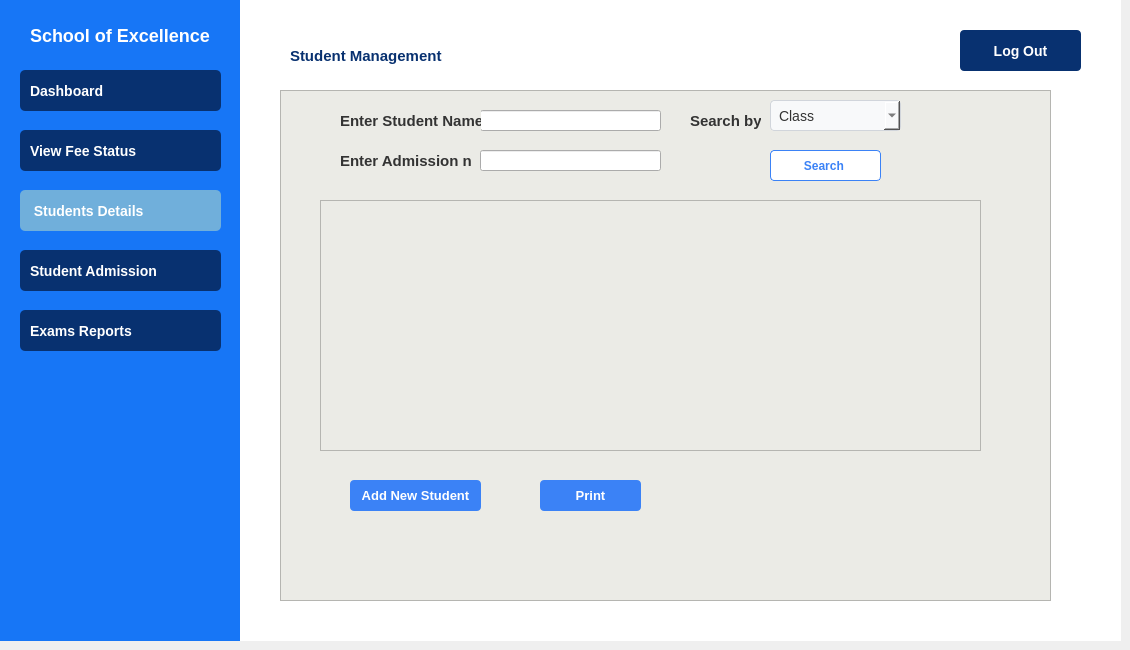
    <widget class="QWidget" name="AdminStdDetailspg">
     <widget class="QGroupBox" name="groupBox_5">
      <property name="geometry">
       <rect>
        <x>0</x>
        <y>0</y>
        <width>241</width>
        <height>641</height>
       </rect>
      </property>
      <property name="styleSheet">
       <string notr="true">
QGroupBox {
    background-color: rgb(23, 118, 246); 
    color: white;
    border: none;
    font-size: 16px;
    font-weight: bold;
}</string>
      </property>
      <property name="title">
       <string/>
      </property>
      <widget class="QPushButton" name="pushButton_18">
       <property name="geometry">
        <rect>
         <x>20</x>
         <y>250</y>
         <width>201</width>
         <height>41</height>
        </rect>
       </property>
       <property name="styleSheet">
        <string notr="true">QPushButton {
    background-color: rgb(8, 49, 112);
    color: white;
    border-radius: 5px;
    padding: 10px;
    font-size: 14px;
    font-weight: bold;
    text-align: left;
    padding-left: 10px;
}
QPushButton:hover 
{ 
background-color: rgb(17, 80, 180);
}</string>
       </property>
       <property name="text">
        <string>Student Admission</string>
       </property>
       <property name="icon">
        <iconset>
         <normalon>:/icons /icons/student-card.png</normalon>
        </iconset>
       </property>
       <property name="iconSize">
        <size>
         <width>28</width>
         <height>28</height>
        </size>
       </property>
      </widget>
      <widget class="QPushButton" name="pushButton_19">
       <property name="geometry">
        <rect>
         <x>20</x>
         <y>190</y>
         <width>201</width>
         <height>41</height>
        </rect>
       </property>
       <property name="styleSheet">
        <string notr="true">
QPushButton {
    background-color: rgb(112, 175, 219);
    color: white;
    border-radius: 5px;
    padding: 10px;
    font-size: 14px;
    font-weight: bold;
    text-align: left;
    padding-left: 10px;
}</string>
       </property>
       <property name="text">
        <string> Students Details</string>
       </property>
       <property name="icon">
        <iconset>
         <normalon>:/icons /icons/student.png</normalon>
        </iconset>
       </property>
       <property name="iconSize">
        <size>
         <width>20</width>
         <height>20</height>
        </size>
       </property>
      </widget>
      <widget class="QPushButton" name="pushButton_20">
       <property name="geometry">
        <rect>
         <x>20</x>
         <y>130</y>
         <width>201</width>
         <height>41</height>
        </rect>
       </property>
       <property name="styleSheet">
        <string notr="true">QPushButton {
    background-color: rgb(8, 49, 112);
    color: white;
    border-radius: 5px;
    padding: 10px;
    font-size: 14px;
    font-weight: bold;
    text-align: left;
    padding-left: 10px;
}
QPushButton:hover 
{ 
background-color: rgb(17, 80, 180);
}

</string>
       </property>
       <property name="text">
        <string>View Fee Status</string>
       </property>
       <property name="icon">
        <iconset>
         <normalon>:/icons /icons/receipt.png</normalon>
        </iconset>
       </property>
       <property name="iconSize">
        <size>
         <width>20</width>
         <height>20</height>
        </size>
       </property>
      </widget>
      <widget class="QPushButton" name="pushButton_21">
       <property name="geometry">
        <rect>
         <x>20</x>
         <y>70</y>
         <width>201</width>
         <height>41</height>
        </rect>
       </property>
       <property name="styleSheet">
        <string notr="true">QPushButton {
    background-color: rgb(8, 49, 112);
    color: white;
    border-radius: 5px;
    padding: 10px;
    font-size: 14px;
    font-weight: bold;
    text-align: left;
    padding-left: 10px;
}
QPushButton:hover 
{ 
background-color: rgb(17, 80, 180);
}
</string>
       </property>
       <property name="text">
        <string>Dashboard</string>
       </property>
       <property name="icon">
        <iconset>
         <normalon>:/icons /icons/dashboard.png</normalon>
        </iconset>
       </property>
       <property name="iconSize">
        <size>
         <width>20</width>
         <height>20</height>
        </size>
       </property>
      </widget>
      <widget class="QLabel" name="label_5">
       <property name="geometry">
        <rect>
         <x>30</x>
         <y>20</y>
         <width>181</width>
         <height>31</height>
        </rect>
       </property>
       <property name="styleSheet">
        <string notr="true">QLabel
{
color: white;
font-size: 18px;
font-weight: bold;
text-align: center;
qproperty-alignment: AlignCenter;
}</string>
       </property>
       <property name="text">
        <string>School of Excellence </string>
       </property>
      </widget>
      <widget class="QPushButton" name="pushButton_23">
       <property name="geometry">
        <rect>
         <x>20</x>
         <y>310</y>
         <width>201</width>
         <height>41</height>
        </rect>
       </property>
       <property name="styleSheet">
        <string notr="true">QPushButton {
    background-color: rgb(8, 49, 112);
    color: white;
    border-radius: 5px;
    padding: 10px;
    font-size: 14px;
    font-weight: bold;
    text-align: left;
    padding-left: 10px;
}
QPushButton:hover 
{ 
background-color: rgb(17, 80, 180);
}</string>
       </property>
       <property name="text">
        <string>Exams Reports</string>
       </property>
       <property name="icon">
        <iconset>
         <normalon>:/icons /icons/exam.png</normalon>
        </iconset>
       </property>
       <property name="iconSize">
        <size>
         <width>20</width>
         <height>20</height>
        </size>
       </property>
      </widget>
     </widget>
     <widget class="QGroupBox" name="groupBox_6">
      <property name="geometry">
       <rect>
        <x>240</x>
        <y>0</y>
        <width>881</width>
        <height>641</height>
       </rect>
      </property>
      <property name="styleSheet">
       <string notr="true">QGroupBox
{
background: white;
border: none;
}</string>
      </property>
      <property name="title">
       <string/>
      </property>
      <widget class="QPushButton" name="pushButton_24">
       <property name="geometry">
        <rect>
         <x>720</x>
         <y>30</y>
         <width>121</width>
         <height>41</height>
        </rect>
       </property>
       <property name="styleSheet">
        <string notr="true">QPushButton {
    background-color: rgb(8, 49, 112);
    color: white;
    border-radius: 4px;
    padding: 10px;
    font-size: 14px;
    font-weight: bold;
    text-align: center;
    padding-left: 10px;
}

QPushButton:hover 
{ 
background-color: rgb(17, 80, 180);
}</string>
       </property>
       <property name="text">
        <string>Log Out</string>
       </property>
       <property name="iconSize">
        <size>
         <width>12</width>
         <height>12</height>
        </size>
       </property>
      </widget>
      <widget class="QLabel" name="label_105">
       <property name="geometry">
        <rect>
         <x>50</x>
         <y>40</y>
         <width>181</width>
         <height>31</height>
        </rect>
       </property>
       <property name="styleSheet">
        <string notr="true">QLabel
{
color: rgb(8, 49, 112);
font-size: 15px;
font-weight: bold;
text-align: center;
qproperty-alignment: AlignCenter;
}</string>
       </property>
       <property name="text">
        <string>Student Management </string>
       </property>
      </widget>
      <widget class="QFrame" name="frame_14">
       <property name="geometry">
        <rect>
         <x>40</x>
         <y>90</y>
         <width>771</width>
         <height>511</height>
        </rect>
       </property>
       <property name="styleSheet">
        <string notr="true">QFrame 
{
background-color: rgb(235, 235, 230);

}</string>
       </property>
       <property name="frameShape">
        <enum>QFrame::Shape::StyledPanel</enum>
       </property>
       <property name="frameShadow">
        <enum>QFrame::Shadow::Raised</enum>
       </property>
       <widget class="QLineEdit" name="lineEdit_18">
        <property name="geometry">
         <rect>
          <x>200</x>
          <y>20</y>
          <width>181</width>
          <height>21</height>
         </rect>
        </property>
       </widget>
       <widget class="QLabel" name="label_106">
        <property name="geometry">
         <rect>
          <x>60</x>
          <y>20</y>
          <width>141</width>
          <height>21</height>
         </rect>
        </property>
        <property name="styleSheet">
         <string notr="true">QLabel {
    color: #333333;
    font-family: 'Segoe UI', Arial, sans-serif;
    font-size: 15px;
    font-weight: 500;
}</string>
        </property>
        <property name="text">
         <string>Enter Student Name:</string>
        </property>
       </widget>
       <widget class="QPushButton" name="pushButton_165">
        <property name="geometry">
         <rect>
          <x>490</x>
          <y>60</y>
          <width>111</width>
          <height>31</height>
         </rect>
        </property>
        <property name="styleSheet">
         <string notr="true">QPushButton {
    background-color: #ffffff;
    color: #3b82f6;
    border: 1px solid #3b82f6;
    border-radius: 4px;
    padding: 6px 12px;
    font-weight: bold;
    min-width: 80px;
font-size: 12px;
}

QPushButton:hover {
    background-color: #A9D6F5;  /* Light Sky Blue on Hover */
    color: #000000;             /* Optional: Black text for contrast */
}</string>
        </property>
        <property name="text">
         <string>Search </string>
        </property>
       </widget>
       <widget class="QTableView" name="tableView_12">
        <property name="geometry">
         <rect>
          <x>40</x>
          <y>110</y>
          <width>661</width>
          <height>251</height>
         </rect>
        </property>
       </widget>
       <widget class="QPushButton" name="pushButton_166">
        <property name="geometry">
         <rect>
          <x>70</x>
          <y>390</y>
          <width>131</width>
          <height>31</height>
         </rect>
        </property>
        <property name="styleSheet">
         <string notr="true">QPushButton {
    background-color: #3b82f6;
    color: white;
    border: none;
    border-radius: 4px;
    font-weight: bold;
 font-size: 13px;
padding: 6px 12px;
}
QPushButton:hover 
{ 
background-color: rgb(17, 80, 180);
}</string>
        </property>
        <property name="text">
         <string>Add New Student</string>
        </property>
       </widget>
       <widget class="QPushButton" name="pushButton_167">
        <property name="geometry">
         <rect>
          <x>260</x>
          <y>390</y>
          <width>101</width>
          <height>31</height>
         </rect>
        </property>
        <property name="styleSheet">
         <string notr="true">QPushButton {
    background-color: #3b82f6;
    color: white;
    border: none;
    border-radius: 4px;
    font-weight: bold;
 font-size: 13px;
padding: 6px 12px;
}
QPushButton:hover 
{ 
background-color: rgb(17, 80, 180);
}</string>
        </property>
        <property name="text">
         <string>Print</string>
        </property>
       </widget>
       <widget class="QLabel" name="label_107">
        <property name="geometry">
         <rect>
          <x>410</x>
          <y>20</y>
          <width>71</width>
          <height>21</height>
         </rect>
        </property>
        <property name="styleSheet">
         <string notr="true">QLabel {
    color: #333333;
    font-family: 'Segoe UI', Arial, sans-serif;
    font-size: 15px;
    font-weight: 500;
}</string>
        </property>
        <property name="text">
         <string>Search by</string>
        </property>
       </widget>
       <widget class="QComboBox" name="comboBox_11">
        <property name="geometry">
         <rect>
          <x>490</x>
          <y>10</y>
          <width>131</width>
          <height>31</height>
         </rect>
        </property>
        <property name="styleSheet">
         <string notr="true">QComboBox {
    background-color: #f8f9fa;
    border: 1px solid #d1d5db;
    border-radius: 4px;
    padding: 5px 8px;
    min-width: 100px;
    color: #333333;
font-size: 14px;
}</string>
        </property>
        <item>
         <property name="text">
          <string>Class</string>
         </property>
        </item>
        <item>
         <property name="text">
          <string>Class 1</string>
         </property>
        </item>
        <item>
         <property name="text">
          <string>Class 2</string>
         </property>
        </item>
        <item>
         <property name="text">
          <string>Class 3</string>
         </property>
        </item>
        <item>
         <property name="text">
          <string>Class 4</string>
         </property>
        </item>
        <item>
         <property name="text">
          <string>Class 5</string>
         </property>
        </item>
        <item>
         <property name="text">
          <string>Class 6</string>
         </property>
        </item>
        <item>
         <property name="text">
          <string>Class 7</string>
         </property>
        </item>
        <item>
         <property name="text">
          <string>Class 8</string>
         </property>
        </item>
        <item>
         <property name="text">
          <string>Class 9</string>
         </property>
        </item>
        <item>
         <property name="text">
          <string>Class 10</string>
         </property>
        </item>
       </widget>
       <widget class="QLabel" name="label_109">
        <property name="geometry">
         <rect>
          <x>60</x>
          <y>60</y>
          <width>131</width>
          <height>21</height>
         </rect>
        </property>
        <property name="styleSheet">
         <string notr="true">QLabel {
    color: #333333;
    font-family: 'Segoe UI', Arial, sans-serif;
    font-size: 15px;
    font-weight: 500;
}</string>
        </property>
        <property name="text">
         <string>Enter Admission no:</string>
        </property>
       </widget>
       <widget class="QLineEdit" name="lineEdit_25">
        <property name="geometry">
         <rect>
          <x>200</x>
          <y>60</y>
          <width>181</width>
          <height>21</height>
         </rect>
        </property>
       </widget>
      </widget>
     </widget>
    </widget>
